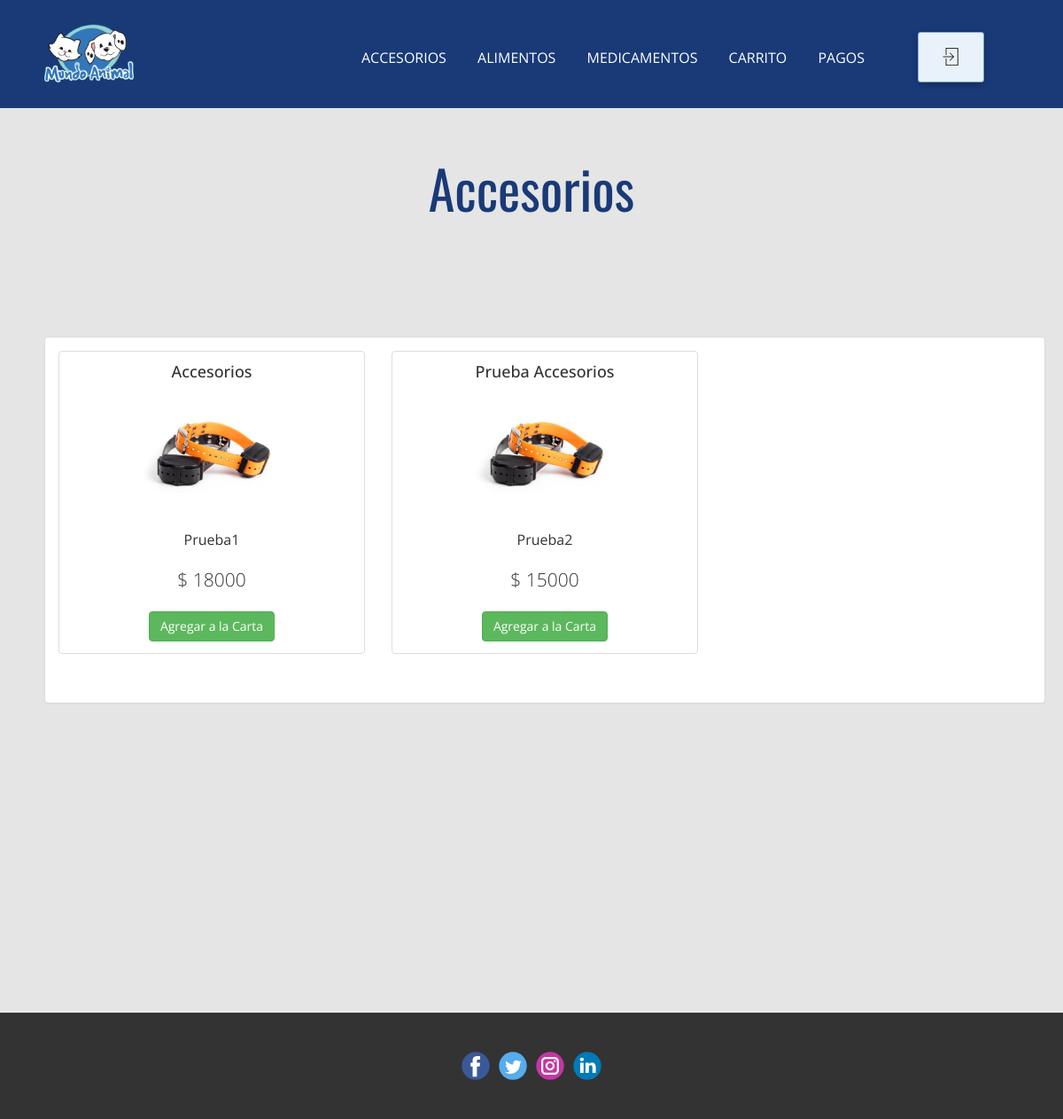
Screenshot of /view/ofertas.php (signed in) with the database file from the repository.
### tables this page shows
CREATE TABLE productos (
  idproductos INT AUTO_INCREMENT PRIMARY KEY,
  nombrep VARCHAR(45) NOT NULL,
  imagen VARCHAR(255) NOT NULL,
  descripcion VARCHAR(45) NOT NULL,
  precio FLOAT NOT NULL,
  iva FLOAT NOT NULL,
  categoria_id INT NOT NULL,
  proveedor_id BIGINT NOT NULL);

### view/ofertas.php (the view, shortened to what this page needs)
<?php
include('../db/Configuracion.php');
?>
<!DOCTYPE html>
<html style="font-size: 16px;">
<head>
    <link rel="stylesheet" href="../css/nicepage2.css" media="screen">
    <link rel="stylesheet" href="../css/productos.css" media="screen">
    <link rel="stylesheet" href="http://maxcdn.bootstrapcdn.com/bootstrap/3.3.7/css/bootstrap.min.css">
</head>
<body class="u-body u-xl-mode">
    <header class="u-clearfix u-custom-color-1 u-header u-sticky u-sticky-1a32 u-header" id="sec-090a">
        <div class="u-clearfix u-sheet u-sheet-1">
            <a href="ofertas.php" class="u-image u-logo u-image-1" data-image-width="600" data-image-height="600"><img src="../images/MundoAnimal.png" class="u-logo-image u-logo-image-1"></a>
            <a href="logout.php" class="u-border-1 u-border-palette-1-light-1 u-btn u-btn-round u-button-style u-palette-1-light-3 u-radius-3 u-text-palette-1-dark-2 u-btn-1"><span class="u-file-icon u-icon u-icon-1"><img src="../images/149408.png" alt=""></span></a>
            <nav class="u-menu u-menu-dropdown u-offcanvas u-menu-1" data-responsive-from="MD">
                <div class="u-custom-menu u-nav-container">
                    <ul class="u-nav u-unstyled u-nav-1">
                        <li class="u-nav-item"><a class="u-button-style u-nav-link u-text-active-white u-text-hover-white" href="ofertas.php" style="padding: 10px 11px 10px 20px;">ACCESORIOS</a></li>
                        <li class="u-nav-item"><a class="u-button-style u-nav-link u-text-active-white u-text-hover-white" href="alimentos.php" style="padding: 10px 11px 10px 20px;">ALIMENTOS</a></li>
                        <li class="u-nav-item"><a class="u-button-style u-nav-link u-text-active-white u-text-hover-white" href="medicamentos.php" style="padding: 10px 11px 10px 20px;">MEDICAMENTOS</a></li>
                        <li class="u-nav-item"><a class="u-button-style u-nav-link u-text-active-white u-text-hover-white" href="VerCarta.php" style="padding: 10px 11px 10px 20px;">CARRITO</a></li>
                        <li class="u-nav-item"><a class="u-button-style u-nav-link u-text-active-white u-text-hover-white" href="Pagos.php" style="padding: 10px 11px 10px 20px;">PAGOS</a></li>
                    </ul>
                </div>
            </nav>
        </div>
    </header>
    <section class="u-align-center u-clearfix u-grey-10 u-section-1 u-list-item-2" id="carousel_c142">
        <div class="u-clearfix u-sheet u-sheet-1">
            <h1 class="u-custom-font u-font-oswald u-text u-text-default u-text-palette-3-base u-text-1">
                <span class="u-text-palette-1-base">
                    <font color="#193a77">Accesorios</font>
                </span>
            </h1>
            <div class="u-expanded-width u-list u-list-1">
                <div class="container">
                    <div class="panel panel-default">
                        <div class="panel-body">
                            <div id="products" class="row list-group">
                                <?php
                                $query = $db->query("SELECT * FROM productos where categoria_id=1");
                                if ($query->num_rows > 0) {
                                    while ($row = $query->fetch_assoc()) {
                                ?>
                                        <div class="item col-lg-4">
                                            <div class="thumbnail">
                                                <div class="caption">
                                                    <h4 class="list-group-item-heading"><?php echo $row["nombrep"]; ?></h4>
                                                    <center><img class="img-responsive" src="../images/ImagesProductos/<?php echo $row["imagen"]; ?>"  alt="" width="200px"></img></center>
                                                    <p class="list-group-item-text"><?php echo $row["descripcion"]; ?></p>
                                                    <p class="lead"><?php echo '$ ' . $row["precio"]; ?></p>
                                                    <a class="btn btn-success" href="../controller/AccionCarta.php?action=addToCart&idproductos=<?php echo $row["idproductos"]; ?>">Agregar a la Carta</a>
                                                </div>
                                            </div>
                                        </div>
                                    <?php }
                                } else { ?>
                                    <p>Producto(s) no existe.....</p>
                                <?php } ?>
                            </div>
                        </div>
                    </div>
                </div>
            </div>
        </div>
    </section>
    <footer class="u-clearfix u-footer u-grey-80" id="sec-e03f">
        <div class="u-clearfix u-sheet u-sheet-1">
            <div class="u-align-left u-social-icons u-spacing-10 u-social-icons-1">
                <a class="u-social-url" title="facebook" target="_blank" href=""><span class="u-icon u-social-facebook u-social-icon u-icon-1"><svg class="u-svg-link" preserveAspectRatio="xMidYMin slice" viewBox="0 0 112 112" style="">
                            <use xmlns:xlink="http://www.w3.org/1999/xlink" xlink:href="#svg-6c39"></use>
                        </svg></span>
                </a>
                <a class="u-social-url" title="twitter" target="_blank" href=""><span class="u-icon u-social-icon u-social-twitter u-icon-2"><svg class="u-svg-link" preserveAspectRatio="xMidYMin slice" viewBox="0 0 112 112" style="">
                            <use xmlns:xlink="http://www.w3.org/1999/xlink" xlink:href="#svg-7c16"></use>
                        </svg></span>
                </a>
                <a class="u-social-url" title="instagram" target="_blank" href=""><span class="u-icon u-social-icon u-social-instagram u-icon-3"><svg class="u-svg-link" preserveAspectRatio="xMidYMin slice" viewBox="0 0 112 112" style="">
                            <use xmlns:xlink="http://www.w3.org/1999/xlink" xlink:href="#svg-05c0"></use>
                        </svg></span>
                </a>
                <a class="u-social-url" title="linkedin" target="_blank" href=""><span class="u-icon u-social-icon u-social-linkedin u-icon-4"><svg class="u-svg-link" preserveAspectRatio="xMidYMin slice" viewBox="0 0 112 112" style="">
                            <use xmlns:xlink="http://www.w3.org/1999/xlink" xlink:href="#svg-c26f"></use>
                        </svg></span>
                </a>
            </div>
        </div>
    </footer>
</body>
</html>

### css/productos.css (style rules this page uses)
.u-section-1 { background-image: none; }
.u-section-1 .u-sheet-1 { min-height: 1021px; }
.u-section-1 .u-text-1 { font-size: 3.75rem; margin: 57px auto 0; }
.u-section-1 .u-list-1 { grid-template-rows: auto auto; margin: 115px 0 60px; }

### view/ofertas.php (style rules this page uses)
.container { padding: 20px; }

### rows the page displays
productos: nombrep "Accesorios", imagen (picture), descripcion "Prueba1", precio "18000"
productos: nombrep "Prueba Accesorios", imagen (picture), descripcion "Prueba2", precio "15000"
